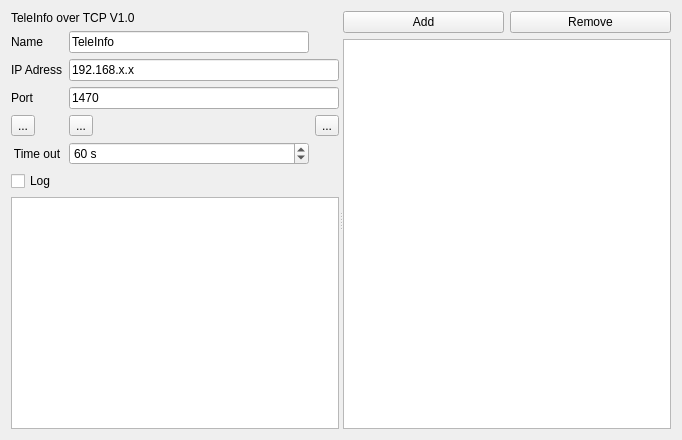
<?xml version="1.0" encoding="UTF-8"?>
<ui version="4.0">
 <class>TeleInfoUI</class>
 <widget class="QWidget" name="TeleInfoUI">
  <property name="geometry">
   <rect>
    <x>0</x>
    <y>0</y>
    <width>682</width>
    <height>440</height>
   </rect>
  </property>
  <property name="sizePolicy">
   <sizepolicy hsizetype="Preferred" vsizetype="Preferred">
    <horstretch>0</horstretch>
    <verstretch>0</verstretch>
   </sizepolicy>
  </property>
  <property name="minimumSize">
   <size>
    <width>0</width>
    <height>0</height>
   </size>
  </property>
  <property name="windowTitle">
   <string>Modbus</string>
  </property>
  <layout class="QGridLayout" name="gridLayout_3">
   <item row="0" column="0">
    <widget class="QSplitter" name="splitter">
     <property name="orientation">
      <enum>Qt::Horizontal</enum>
     </property>
     <widget class="QWidget" name="layoutWidget">
      <layout class="QGridLayout" name="gridLayout">
       <property name="sizeConstraint">
        <enum>QLayout::SetDefaultConstraint</enum>
       </property>
       <item row="3" column="1" colspan="2">
        <widget class="QLineEdit" name="editPort">
         <property name="text">
          <string>1470</string>
         </property>
        </widget>
       </item>
       <item row="6" column="0">
        <widget class="QCheckBox" name="checkBoxLog">
         <property name="text">
          <string>Log</string>
         </property>
        </widget>
       </item>
       <item row="2" column="0">
        <widget class="QLabel" name="label">
         <property name="text">
          <string>IP Adress</string>
         </property>
        </widget>
       </item>
       <item row="7" column="0" colspan="3">
        <widget class="QTextEdit" name="logTxt">
         <property name="sizePolicy">
          <sizepolicy hsizetype="Expanding" vsizetype="Expanding">
           <horstretch>0</horstretch>
           <verstretch>0</verstretch>
          </sizepolicy>
         </property>
        </widget>
       </item>
       <item row="3" column="0">
        <widget class="QLabel" name="label_2">
         <property name="text">
          <string>Port</string>
         </property>
        </widget>
       </item>
       <item row="2" column="1" colspan="2">
        <widget class="QLineEdit" name="editIP">
         <property name="text">
          <string>192.168.x.x</string>
         </property>
        </widget>
       </item>
       <item row="4" column="0">
        <widget class="QToolButton" name="Start">
         <property name="text">
          <string>...</string>
         </property>
         <property name="icon">
          <iconset resource="TeleInfo.qrc">
           <normaloff>:/images/play.png</normaloff>:/images/play.png</iconset>
         </property>
         <property name="iconSize">
          <size>
           <width>32</width>
           <height>32</height>
          </size>
         </property>
        </widget>
       </item>
       <item row="1" column="0">
        <widget class="QLabel" name="labelName">
         <property name="text">
          <string>Name</string>
         </property>
        </widget>
       </item>
       <item row="4" column="2">
        <widget class="QToolButton" name="toolButtonTcpState">
         <property name="text">
          <string>...</string>
         </property>
         <property name="icon">
          <iconset>
           <normaloff>:/images/images/stop.png</normaloff>:/images/images/stop.png</iconset>
         </property>
         <property name="iconSize">
          <size>
           <width>32</width>
           <height>32</height>
          </size>
         </property>
        </widget>
       </item>
       <item row="4" column="1">
        <widget class="QToolButton" name="Stop">
         <property name="text">
          <string>...</string>
         </property>
         <property name="icon">
          <iconset resource="TeleInfo.qrc">
           <normaloff>:/images/pause.png</normaloff>:/images/pause.png</iconset>
         </property>
         <property name="iconSize">
          <size>
           <width>32</width>
           <height>32</height>
          </size>
         </property>
        </widget>
       </item>
       <item row="5" column="1">
        <widget class="QSpinBox" name="spinBoxTimeOut">
         <property name="suffix">
          <string> s</string>
         </property>
         <property name="maximum">
          <number>9999</number>
         </property>
         <property name="value">
          <number>60</number>
         </property>
        </widget>
       </item>
       <item row="5" column="0">
        <widget class="QLabel" name="label_4">
         <property name="text">
          <string>Time out</string>
         </property>
         <property name="alignment">
          <set>Qt::AlignCenter</set>
         </property>
        </widget>
       </item>
       <item row="0" column="0" colspan="3">
        <widget class="QLabel" name="labelInterfaceName">
         <property name="text">
          <string>TeleInfo over TCP V1.0</string>
         </property>
        </widget>
       </item>
       <item row="1" column="1">
        <widget class="QLineEdit" name="editName">
         <property name="text">
          <string>TeleInfo</string>
         </property>
        </widget>
       </item>
      </layout>
     </widget>
     <widget class="QWidget" name="layoutWidget">
      <layout class="QGridLayout" name="gridLayout_2">
       <item row="0" column="2">
        <widget class="QPushButton" name="RemoveButton">
         <property name="text">
          <string>Remove</string>
         </property>
        </widget>
       </item>
       <item row="0" column="1">
        <widget class="QPushButton" name="AddButton">
         <property name="text">
          <string>Add</string>
         </property>
        </widget>
       </item>
       <item row="1" column="1" colspan="2">
        <widget class="QTableWidget" name="deviceTable"/>
       </item>
      </layout>
     </widget>
    </widget>
   </item>
  </layout>
 </widget>
 <resources>
  <include location="TeleInfo.qrc"/>
 </resources>
 <connections/>
</ui>
